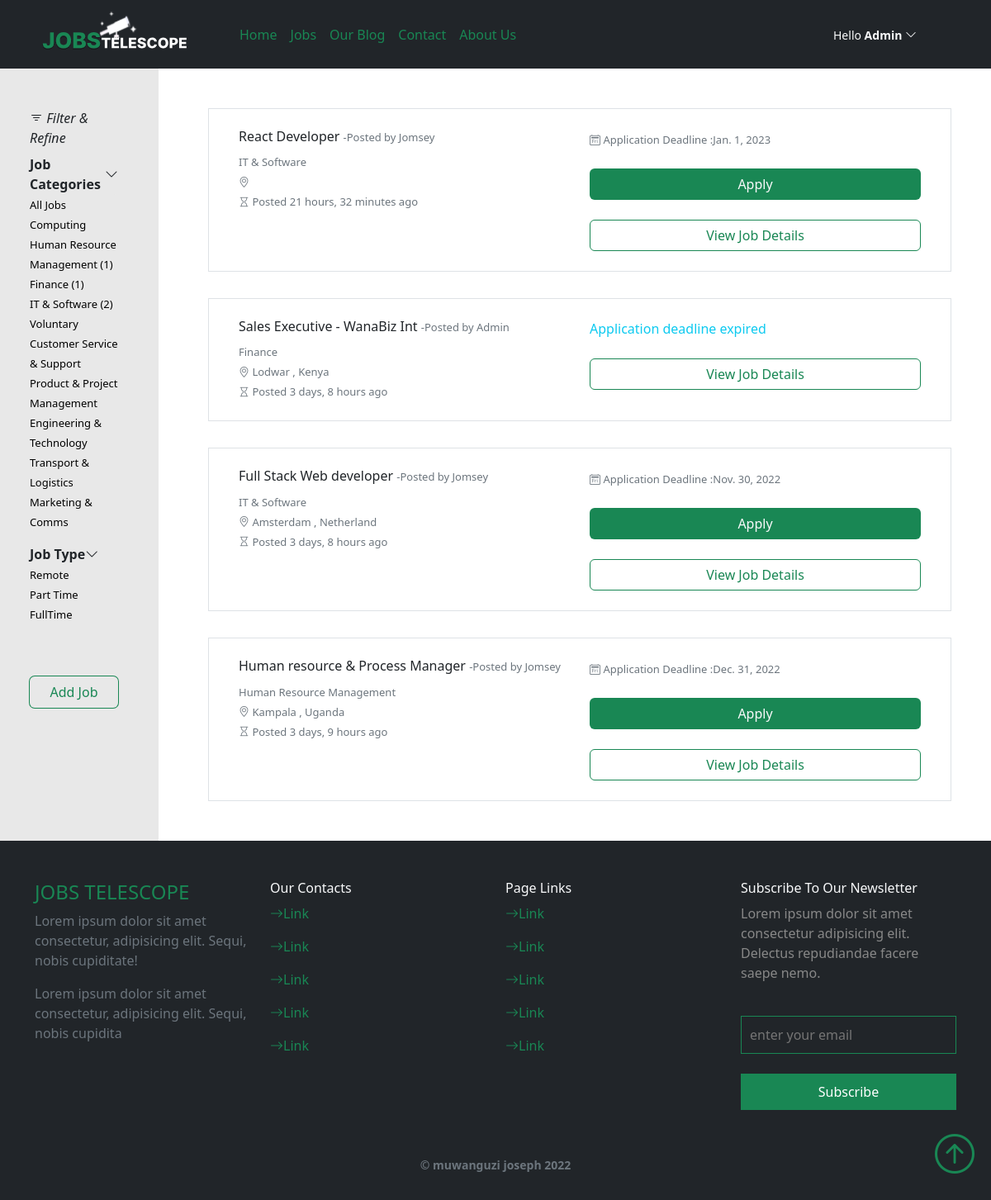
Screenshot of /jobs (signed in) with the database file from the repository.
### core/models.py (models this page shows, shortened)
class SiteUser(AbstractUser):
    GENDER_CHOICES = (("M","Male"),("F","Female"))
    phone_number = models.CharField(max_length=15,null=True)
    birthday = models.DateField(null=True)
    nationality = CountryField(blank_label='(select country)')
    gender = models.CharField(max_length=1,choices=GENDER_CHOICES,null=True)
    profile_pic = models.ImageField(upload_to="profile_pics",default="avatar.jpg")
    biography = models.TextField()
    def __str__(self):
        return self.username
    class Meta:
        swappable = "AUTH_USER_MODEL"

class JobCategory(models.Model):
    name=models.CharField(max_length=100)
    def __str__(self):
        return self.name
    class Meta:
        verbose_name_plural = "job_categories"

class Job(models.Model):
    JOB_TYPES = [('Full Time','Full Time'),
                 ('Part Time','Part Time'),
                 ('Remote','Remote')]
    title = models.CharField(max_length=200)
    job_location = models.CharField(max_length=200)
    years_of_experience = models.PositiveIntegerField()
    posted_by = models.ForeignKey(settings.AUTH_USER_MODEL,on_delete=models.SET_NULL,null=True)
    date_published = models.DateTimeField(auto_now_add=True)
    job_type = models.CharField(max_length=20,choices=JOB_TYPES)
    expiring_date = models.DateField()
    description = models.TextField()
    category = models.ForeignKey(JobCategory,on_delete=models.SET_NULL,null=True,related_name='jobs')
    def is_expired(self):
        return date.today()>self.expiring_date
    class Meta:
        ordering = ['id']

### core/views.py (the view, shortened to what this page needs)
# urls.py: path("jobs",views.JobsListView.as_view(),name="jobs_list"),
class JobsListView(ListView):
    model=models.Job
    context_object_name="jobs"
    template_name="pages/jobs.html"
    paginate_by =10
    def get_queryset(self):
        query = self.request.GET.get('query')
        if query:
            return models.Job.objects.filter(Q(category__name__startswith=query ) |Q(category__name__icontains=query ) | Q(title__icontains=query ) | Q(job_type__icontains=query ) | Q(title__startswith=query ) | Q(job_type__startswith=query ))
        return models.Job.objects.all().order_by("-date_published")
    def get_context_data(self, **kwargs):
        context = super().get_context_data(**kwargs)
        context['job_categories']=models.JobCategory.objects.all()
        context['add_job_form'] = AddNewJobForm()
        return context

### core/forms.py
class AddNewJobForm(forms.ModelForm):
    class Meta:
        model=Job
        fields=["title","job_type","expiring_date","description","category","years_of_experience"]
        widgets = {
             'title': forms.TextInput(attrs={'placeholder': 'Title','class':"form-control form-control-input" }),
             'job_type':forms.Select(attrs={'class':'form-select' ,'aria-label':"Default select example" }),
            'expiring_date': forms.SelectDateWidget(attrs={'placeholder': 'Expiry date','class':"form-control form-control-input"}),
             'description': forms.Textarea(attrs={'placeholder': 'Job Description','class':"form-control form-control-input"}),
        }

### templates/pages/jobs.html
{%extends '../base.html'%} {% block title %} jobs for you {% endblock title %} {% block content %}
<div class=" row   jobs">
    <aside class="col-md-2 filters p-5">
        <span><i class="bi bi-filter mb-4"> Filter & Refine</i></span>
        <div class="mt-2">
            <div class="accordion-header">
                <strong class="accordion-button" data-bs-toggle="collapse" data-bs-target="#categories" aria-expanded="true" aria-controls="panelsStayOpen-collapseOne">Job Categories <i
                        class="bi bi-chevron-down"></i></strong>
            </div>
            <ul class="p-0 accordion" id="categories">
                <li class="accordion-item" style="background-color: #e8e8e8 !important"><small><a href="{%url 'jobs_list'%}">All Jobs</a></small></li>
                {% for c in job_categories %}
                <li class="accordion-item" style="background-color: #e8e8e8 !important">
                    <small><a href="?query={{c}}">{{c}} {% if c.jobs.count %}
                            ({{c.jobs.count}})
                            {% endif %} </a></small>
                </li> {% endfor %}
            </ul>
        </div>
        <div>
            <div class="accordion-header">
                <strong class="accordion-button" data-bs-toggle="collapse" data-bs-target="#types" aria-expanded="true" aria-controls="panelsStayOpen-collapseOne">Job Type <i class="bi bi-chevron-down"></i></strong>
            </div>
            <ul class="p-0 accordion" id="types">
                <li>
                    <a href="?query=remote"> <small>Remote</small></a>
                </li>
                <li>
                    <a href="?query=part time">
                        <small>Part Time</small>
                    </a>
                </li>
                <li>
                    <a href="?query=full time">
                        <small>FullTime</small>
                    </a>
                </li>
            </ul>
        </div>
        <span class="btn w-100  mt-5" data-bs-toggle="modal" data-bs-target="#add_job">Add Job</span> {% include '../components/add_job_form.html' %}
    </aside>
    <main class=" col-md-10  py-5">
        {% if jobs %}
        <div class=" row justify-content-center p-0 mx-5" style="gap: 32px; ">
            {% for job in jobs %} {% include '../components/job-card.html' %} {% endfor %} {% else %}
            <div class="p-5 border">
                <h1 class="text-center text-muted m-5">No Items To Display</h1>
            </div>{% endif %} {% include '../components/paginator.html' %}
        </div>
    </main>
</div>
{% endblock content %}

### templates/components/navbar.html (shortened to what this page needs)
{% load static %}
<nav class="navbar navbar-expand-lg bg-dark">
    <div class="container">
        <a class="navbar-brand" href="{%url 'index'%}"><img src="{%static 'images/logo.svg'%}" style="width: 200px;"></a>
        <div class="collapse navbar-collapse " id="navbarNavDropdown">
            <ul class="navbar-nav mx-4 ">
                <li class="nav-item">
                    <a class="nav-link " href="{%url 'index'%}">Home</a>
                </li>
                <li class="nav-item">
                    <a class="nav-link" href="{%url 'jobs_list'%}">Jobs</a>
                </li>
                <li class="nav-item">
                    <a class="nav-link" href="{%url 'posts_list'%}">Our Blog</a>
                </li>
                <li class="nav-item">
                    <a class="nav-link" href="#">Contact</a>
                </li>
                <li class="nav-item">
                    <a class="nav-link" href="#">About Us</a>
                </li>
            </ul>
            <div class="auth-box py-2">
                {% if user.is_authenticated %}
                <div class="dropdown me-5 ">
                    <span class="user" data-bs-toggle="dropdown" aria-expanded="false">
                        <small class="text-light text-center">Hello <strong>{{user}}</strong> <i class="bi bi-chevron-down"></i></small>
                    </span>
                </div>
                {% else %}
                <a href="{%url 'account_login'%}" class="text-light">
                    <span class="nav-login-btn px-4 rounded-pill py-2">Sign in</span>
                    <a href="{%url 'account_signup'%}" class="text-light">
                        <span class="nav-signin-btn px-4 rounded-pill py-2">Sign up</span></a>
                </a> {% endif %}
            </div>
        </div>
    </div>
</nav>

### templates/components/job-card.html
<div class="row border  p-4 " data-aos="fade-up">
    <div class="col-md">
        <h6 class="text-dark">{{job.title}} <small class="text-muted" style="font-weight:lighter ;">-Posted by
                {{job.posted_by}}</small></h6>
        <small class="text-muted">{{job.category}} </small>
        <br>
        <small class="text-muted"><i class="bi bi-geo-alt"></i> {{job.job_location}}</small>
        <br>
        <small class="mt-4 text-muted"><i class="bi bi-hourglass"></i> Posted {{ job.date_published|timesince}}
            ago</small>
    </div>
    <div class=" col-md ">{% if job.is_expired %}
        <span class="text-info"> Application deadline expired</span> {% else %}
        <small class="text-muted"><i class="bi bi-calendar2-day"></i> Application Deadline
            :{{job.expiring_date}}</small>
        <br>
        <a href="{%url 'apply' job.id%}"> <button class="btn text-light bg-success  mt-4 w-100">Apply
            </button> </a>
        {% endif %}
        <a href="{%url 'job_details' job.title%}"> <button class="btn text-success border-success  mt-4 w-100">View Job Details
            </button></a>
    </div>
</div>

### static/styles/styles.css (style rules this page uses)
* { margin: 0; padding: 0; box-sizing: border-box; position: relative; }
:root { --gray: #e8e8e8; --gray-shade: rgb(136, 136, 136); --primary: var(--bs-success); --black-shade: rgb(64, 65, 65); --primary-shade: rgb(227, 255, 227); }
body { scroll-behavior: smooth; background-color: #fff; max-width: 1500px; margin: 0 auto; overflow-x: hidden; }
h1, h2, h3, h4, h5, h6 { overflow-x: visible; color: rgb(13, 9, 31); }
li { list-style-type: none; }
a { text-decoration: none; color: initial; }
img { width: 100%; height: 100%; object-fit: cover; }
.nav-link { color: var(--primary); }
.jobs small { font-size: small; }
.job-card div:first-child, .jobs aside { border-right: 1px solid #e8e8e8 !important; }
.jobs aside .btn { color: var(--primary); box-shadow: 0 0 0 1px var(--primary); font-weight: lighter; }
.accordion, .accordion-item { border: none; }
.user { cursor: pointer; }
.user i, .dropdown-item { transition: all 0.2s ease; }
aside, .accordion { background-color: #e8e8e8 !important; }
.navbar-collapse { display: flex; justify-content: space-between; align-items: flex-end; }

### rows the page displays
SiteUser: username "Admin"
JobCategory: name "Computing"
JobCategory: name "Human Resource Management", jobs.count "1"
JobCategory: name "Finance", jobs.count "1"
JobCategory: name "IT & Software", jobs.count "2"
JobCategory: name "Voluntary"
JobCategory: name "Customer Service & Support"
JobCategory: name "Product & Project Management"
JobCategory: name "Engineering & Technology"
JobCategory: name "Transport & Logistics"
JobCategory: name "Marketing & Comms"
Job: title "React Developer", posted_by "Jomsey", category "IT & Software", date_published "21 hours, 32 minutes", expiring_date "Jan. 1, 2023"
Job: title "Sales Executive - WanaBiz Int", posted_by "Admin", category "Finance", job_location "Lodwar , Kenya", date_published "3 days, 8 hours", expiring_date "Application deadline expired"
Job: title "Full Stack Web developer", posted_by "Jomsey", category "IT & Software", job_location "Amsterdam , Netherland", date_published "3 days, 8 hours", expiring_date "Nov. 30, 2022"
Job: title "Human resource & Process Manager", posted_by "Jomsey", category "Human Resource Management", job_location "Kampala , Uganda", date_published "3 days, 9 hours", expiring_date "Dec. 31, 2022"
